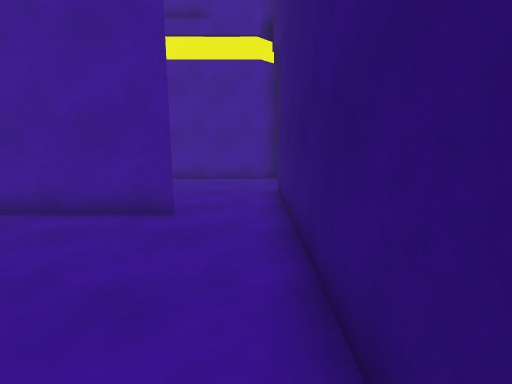
view 1 (above)

13 first-person views from a walk through a scene from a Unity 3-D project. The camera is 1.5 m above the floor, tilts 10° down and sees 85° across. The floor is counted in squares, 1 m on a side. Each view is taken from the middle of a square. On the plan, view 1 faces up. The plan holds only what a view shows up to about 14 squares ahead; the rest is blank. The place goes on beyond the plan. Door leaves are left out, so doorways stand open.

view 2
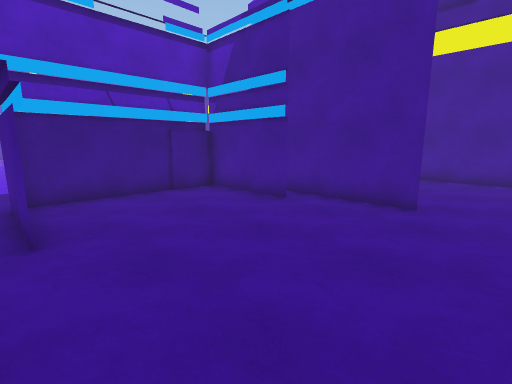

view 3
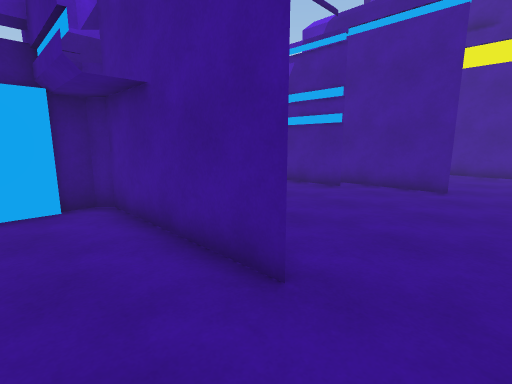

view 4
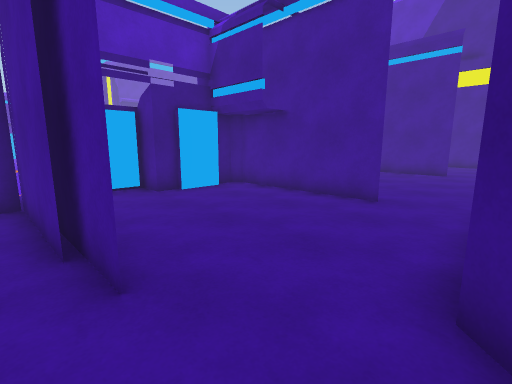

view 5
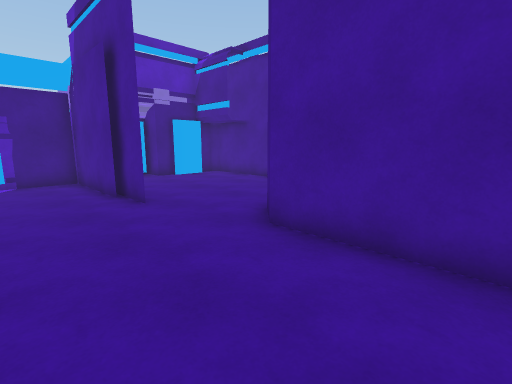

view 6
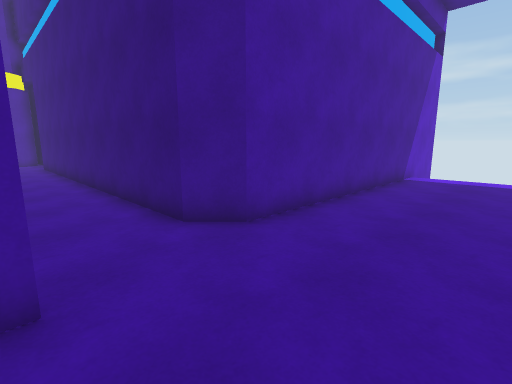

view 7
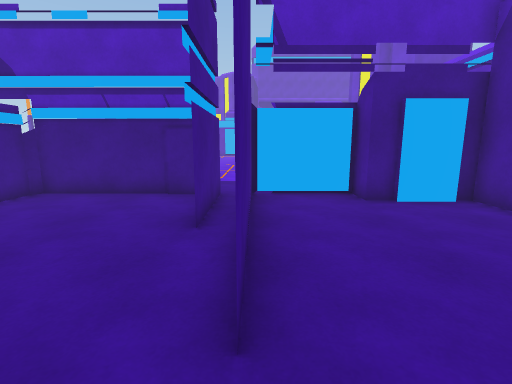

view 8
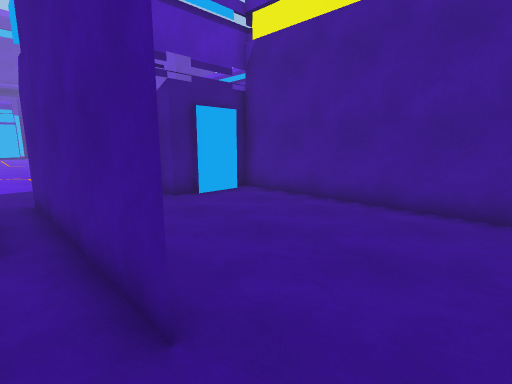

view 9
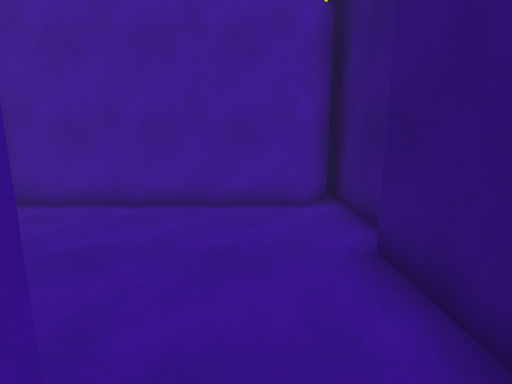

view 10
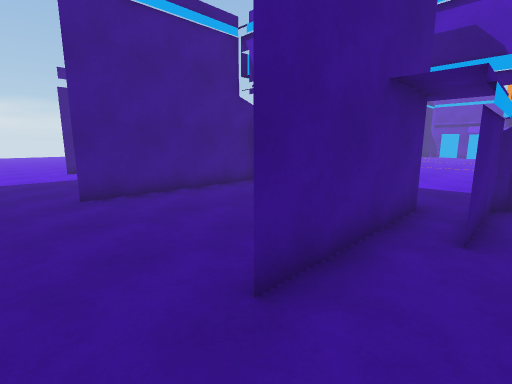

view 11
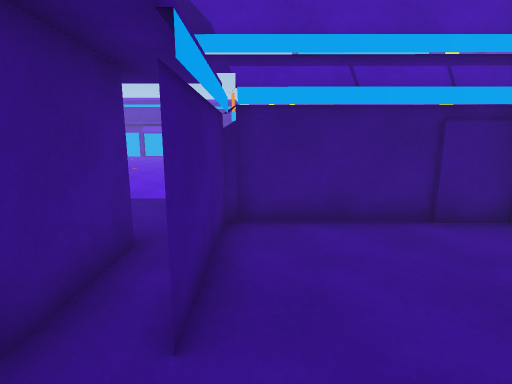

view 12
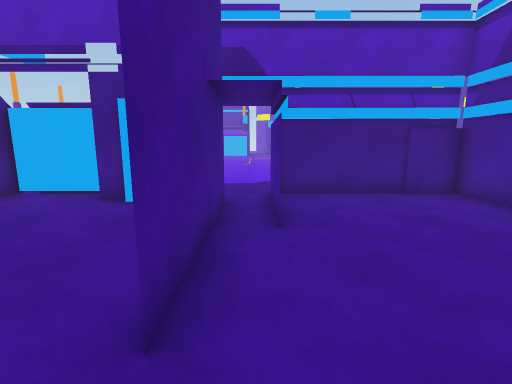

view 13
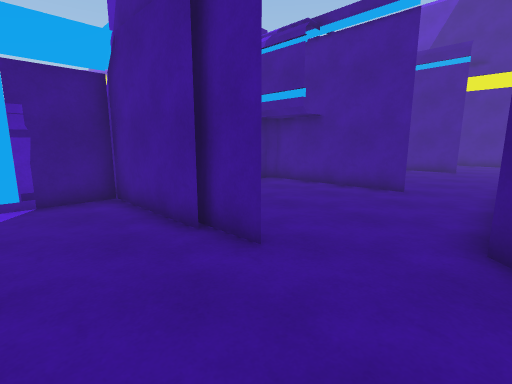

### Floor plan
Key: @ floor where view 1 was taken; # wall or solid block; . floor; B building; O other object.
Columns run from 17 left of view 1 to 6 right of it. Each row starts with its distance up from view 1.
 16   BBBB
 15
 14                   #
 13                   #
 12           #########
 11           #.......#
 10           #.......#
  9          ##.......#
  8          #........#
  7          #........#
  6   .......BBBBBBB..#
  5     .....BBBB.....#
  4          B........#
  3          B........#
  2          B........#
  1          B........#
  0    ....  B.......@#
 -1    ......BBBB.....#
 -2 ..........BBB###..#
 -3 ......... #.......#
 -4  ......   #.......#
 -5 ....     ##.......#
 -6 ..       #........#
 -7          #........######
 -8          BBOOOBB........
 -9           #.............
-10           O.............
-11           #.............

Positions as (right, up) in squares from view 1, and headings:
1: (0, 0), facing up
2: (0, -1), facing up-left
3: (0, -4), facing up-left
4: (1, -9), facing up-left
5: (5, -11), facing up-left
6: (-2, -11), facing up-right
7: (0, 6), facing left
8: (0, 5), facing up-left
9: (-1, 5), facing up
10: (0, 0), facing down-left
11: (-3, 0), facing left
12: (0, -1), facing left
13: (1, -11), facing up-left
